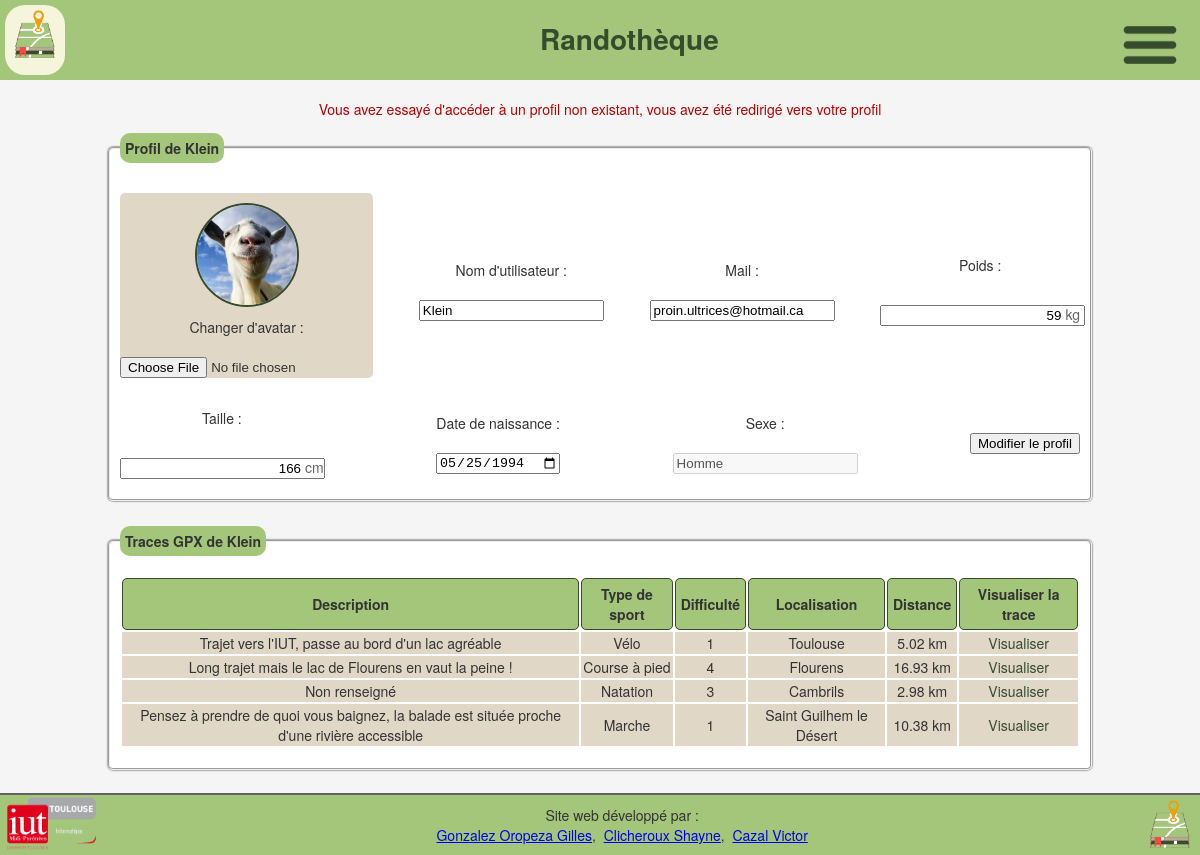
The app's page /profil.php?id_util=1&err=null_profile (signed in) with its own data.
### tables this page shows
CREATE TABLE IF NOT EXISTS `utilisateur` (
  `Id_Utilisateur` int(11) NOT NULL AUTO_INCREMENT,
  `Mail` varchar(50) NOT NULL,
  `Nom_d_utilisateur` varchar(50) NOT NULL,
  `Mot_de_passe` varchar(50) NOT NULL,
  `Poids` int(11) DEFAULT NULL,
  `Taille` int(11) DEFAULT NULL,
  `Sexe` char(1) DEFAULT NULL,
  `DateN` varchar(50) DEFAULT NULL,
  PRIMARY KEY (`Id_Utilisateur`),
  UNIQUE KEY `Nom_d_utilisateur` (`Nom_d_utilisateur`),
  UNIQUE KEY `Mail` (`Mail`)
);

CREATE TABLE IF NOT EXISTS `fichier_gpx` (
  `Id_Fichier_GPX` int(11) NOT NULL AUTO_INCREMENT,
  `Nom` varchar(50) DEFAULT NULL,
  `Description` mediumtext,
  `Type_de_sport` varchar(50) DEFAULT NULL,
  `Difficulte` tinyint(4) DEFAULT NULL,
  `Localisation` varchar(50) DEFAULT NULL,
  `Id_Utilisateur` int(11) NOT NULL,
  `Distance` float DEFAULT NULL,
  PRIMARY KEY (`Id_Fichier_GPX`),
  KEY `Id_Utilisateur` (`Id_Utilisateur`)
);

### public_html/profil.php (the view, shortened to what this page needs)
<?php
require 'php/connexiondb.php';
$reqUsername = $linkpdo->prepare('SELECT * FROM utilisateur
WHERE Id_Utilisateur = :id_util');
$reqUsername->execute(array('id_util'=>$_GET['id_util']));
if($data = $reqUsername->fetch()) {
	$userName = $data['Nom_d_utilisateur'];
	$mail = $data['Mail'];
	$poids = $data['Poids'];
	$taille = $data['Taille'];
	$dateN = date("Y-m-d", $data['DateN']);
	$sexe = $data['Sexe'];
} else {
	header("Location: profil.php?id_util=".$_SESSION['id_util']."&err=null_profile");
}
?>
<!DOCTYPE html>
<html lang="fr">
<?php
	include 'php/balise_head.php';
	echo "<body>";
	include 'php/head.php';
	if(isset($_GET['err'])) {
		if($_GET['err'] == "null_profile") {
			echo "<p class=\"err\">Vous avez essayé d'accéder à un profil non existant, vous avez été redirigé vers votre profil</p>";
		}
	}
?>
	<fieldset class="main">
		<legend class="title">Profil de <?php echo $userName; ?></legend>
		<form method="post" action="profil.php?id_util=<?php echo $_SESSION['id_util']; ?> ">
			<div id="contenuProfil">
				<div class="col im">
				<?php
					if(file_exists("images/avatars/".$_GET['id_util'].".jpg")) {
						echo "<img src=\"images/avatars/".$_GET['id_util'].".jpg\" alt=\"Avatar de ".$userName."\" height=\"100\">";
					} else {
						echo "<img src=\"images/avatars/default.jpg\" alt=\"Avatar de ".$userName."\" height=\"100\">";
					}
					if($_SESSION['id_util'] == $_GET['id_util']) {
				?>
					<label for="avatar">Changer d'avatar :</label>
					<input type="file" name="avatar" id="avatar">
				<?php
					}
				?>
				</div>
				<div class="col">
					<label for="username">Nom d'utilisateur :</label>
					<input type="text" id="username" name="username" value="<?php echo $userName; ?>"/>
				</div>
				<?php
				if($_SESSION['id_util'] == $_GET['id_util']) {
				?>
				<div class="col">
					<label for="mail">Mail :</label>
					<input type="text" id="mail" name="mail" value="<?php echo $mail; ?>"/>
				</div>
				<?php
					}
				?>
				<div class="col">
					<label for="poids">Poids :</label>
					<div><input type="text" style="padding-right:22px; text-align:right;" id="poids" name="poids" value="<?php echo $poids; ?>"/><span style="margin-left:-20px;color: rgb(100, 100, 100);">kg</span></div>
				</div>
				<div class="col">
					<label for="taille">Taille :</label>
					<div><input type="text" style="padding-right:22px; text-align:right;" id="taille" name="taille" value="<?php echo $taille; ?>"/><span style="margin-left:-20px;color: rgb(100, 100, 100);">cm</span></div>
				</div>
				<div class="col">
					<label for="dateN">Date de naissance :</label>
					<input type="date" id="dateN" name="dateN" value="<?php echo $dateN; ?>"/>
				</div>
				<div class="col">
					<label for="Sexe">Sexe :</label>
					<input type="text" id="Sexe" name="Sexe" disabled="disabled" value="<?php
						if($sexe == 'F') {
							echo "Femme";
						} else if ($sexe == 'M') {
							echo "Homme";
						} else {
							echo "Non renseigné / Autre";
					}?>"/>
				</div>
				<?php
				if($_SESSION['id_util'] == $_GET['id_util']) {
				?>
				<div class="col">
					<input type="submit" value="Modifier le profil" name="modifier">
				</div>
				<?php
					}
				?>
			</div>
		</form>
	</fieldset>
	<?php
		$reqFichierGpx = $linkpdo->prepare('SELECT * FROM fichier_gpx WHERE Id_Utilisateur = :id_util');
		$reqFichierGpx->execute(array('id_util'=>$_GET['id_util']));
	?>
	<fieldset class="main">
		<legend class="title">Traces GPX de <?php echo $userName; ?></legend>
		<div id="tracks">
			<?php
				if(!$fichierGpx = $reqFichierGpx->fetchAll()) {
			?>
			<img src="images/notfound.png" alt="Aucune trace trouvée" height="100">
			<p id="notfound">Aucune trace importée pour l'instant</p>
			<?php
				} else {
					echo "<table class=\"gpx_table\">";
					echo "<tr><th>Description</th><th>Type de sport</th><th>Difficulté</th><th>Localisation</th><th>Distance</th><th>Visualiser la trace</th></tr>";
					foreach($fichierGpx as $gpx) {
						echo "<tr><td>".$gpx['Description']."</td><td>".$gpx['Type_de_sport']."</td><td>".$gpx['Difficulte']."</td><td>".$gpx['Localisation']."</td><td>".round($gpx['Distance'], 2)." km</td><td><a href=\"visualisation.php?id_gpx=".$gpx['Id_Fichier_GPX']."\">Visualiser</a></td></tr>";
					}
					echo "</table>";
				}
				?>
		</div>
	</fieldset>
</body>
<?php
	include 'php/footer.php';
?>
</html>

### public_html/css/profil.css (style rules this page uses)
.main { width: 80%; height: 100%; background-color: #fff; border-radius: 5px; box-shadow: 0 0 2px #000; padding: 10px; margin: 0 auto; margin-bottom: 25px; max-width: 80%; }
.title { display: flex; justify-content: space-between; margin-bottom: 10px; background-color: var(--vert-clair); border-radius: 10px; padding: 5px; font-weight: bold; }
#contenuProfil { display: flex; flex-wrap: wrap; justify-content: space-between; }
#contenuProfil * { margin-top: 10px; }
.col { display: flex; flex-direction: column; justify-content: center; align-items: center; margin-bottom: 10px; }
.col label { margin-bottom : 10px; }
.im { background-color : var(--beige-clair); border-radius: 5px; }
.col img { width: 100px; height: 100px; border-radius: 50%; border: var(--vert-fonce) solid 2px; }
#tracks { display: flex; flex-direction: column; justify-content: center; align-items: center; margin-bottom: 10px; }
.err { text-align: center; top: auto; color: var(--rouge-fonce); }
th { text-align: center; padding: 5px; background-color: var(--vert-clair); border-radius: 5px; border: 1px solid var(--vert-fonce); }
tr { text-align: center; padding: 5px; background-color: var(--beige-clair); border-radius: 5px; border: 1px solid var(--vert-fonce); }

### public_html/css/common.css (style rules this page uses)
:root { --gris-tres-clair: #f0f0f0; --vert-tres-clair: #e4eed8; --vert-clair: #a3c67b; --vert-fonce: #374c2c; --rouge-fonce: #b80000; --rouge-clair: #d08888; --beige: #B6AC96; --beige-clair: #E0D7C7; --border-color: rgb(98, 98, 98); }
body { background-color: #f5f5f5; color: #333; font-family: "Helvetica Neue", Helvetica, Arial, sans-serif; font-size: 14px; line-height: 1.42857143; margin: 0; -webkit-font-smoothing: antialiased; -webkit-text-size-adjust: none; padding: 85px 0 60px 0; min-height: 100%; }
td a { color: var(--vert-fonce); text-decoration: none; }

### records on screen
utilisateur: Nom_d_utilisateur "Klein", username "Klein", mail "proin.ultrices@hotmail.ca", poids "59", taille "166", dateN "05/25/1994", Sexe "Homme"
fichier_gpx: Description "Trajet vers l'IUT, passe au bord d'un lac agréable", Type_de_sport "Vélo", Difficulte "1", Localisation "Toulouse", Distance "5.02"
fichier_gpx: Description "Long trajet mais le lac de Flourens en vaut la peine !", Type_de_sport "Course à pied", Difficulte "4", Localisation "Flourens", Distance "16.93"
fichier_gpx: Description "Non renseigné", Type_de_sport "Natation", Difficulte "3", Localisation "Cambrils", Distance "2.98"
fichier_gpx: Description "Pensez à prendre de quoi vous baignez, la balade est située proche d'une rivière accessible", Type_de_sport "Marche", Difficulte "1", Localisation "Saint Guilhem le Désert", Distance "10.38"
